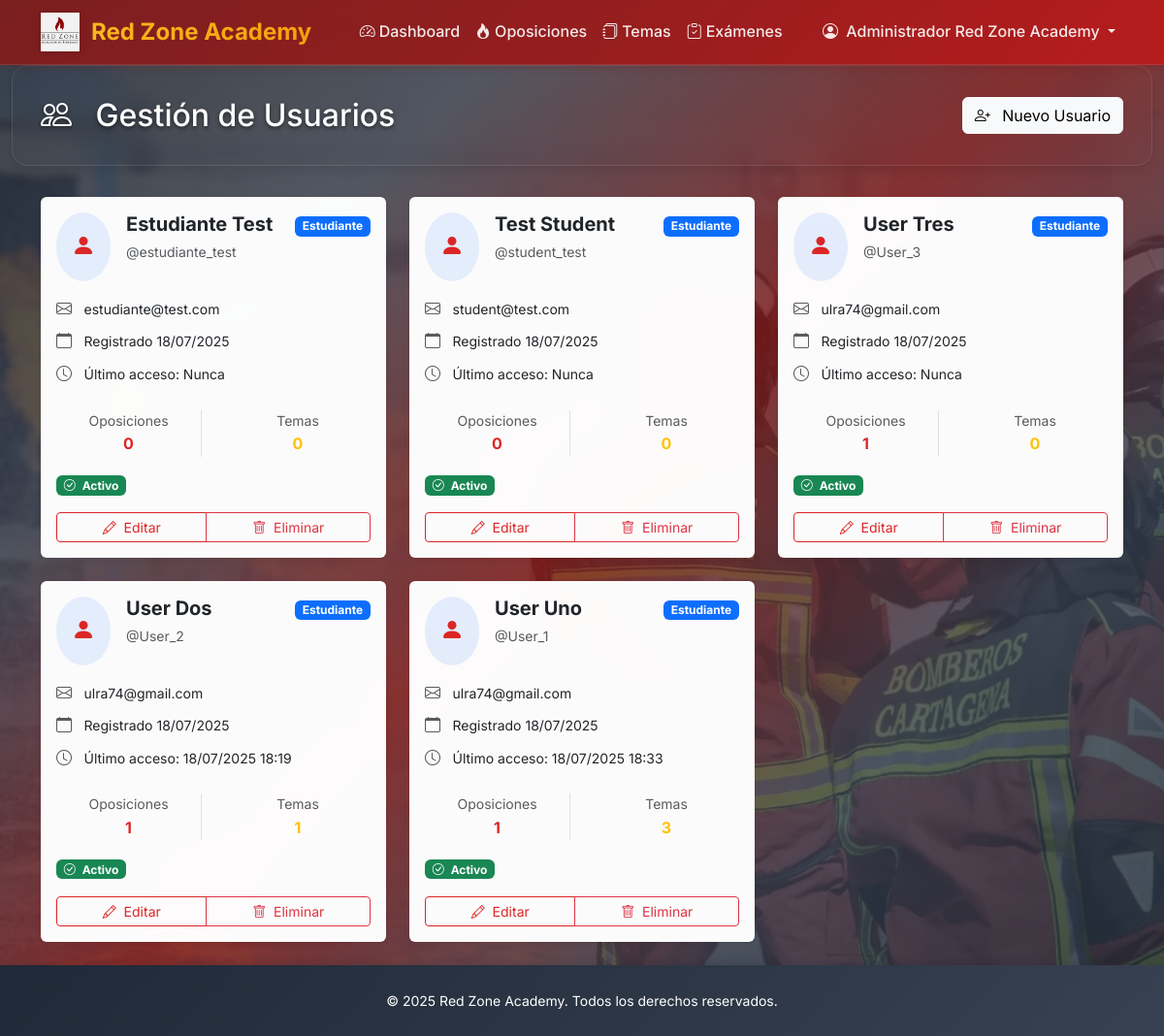
Page /dashboard/admin/users/ (signed in) on the earlier database version.
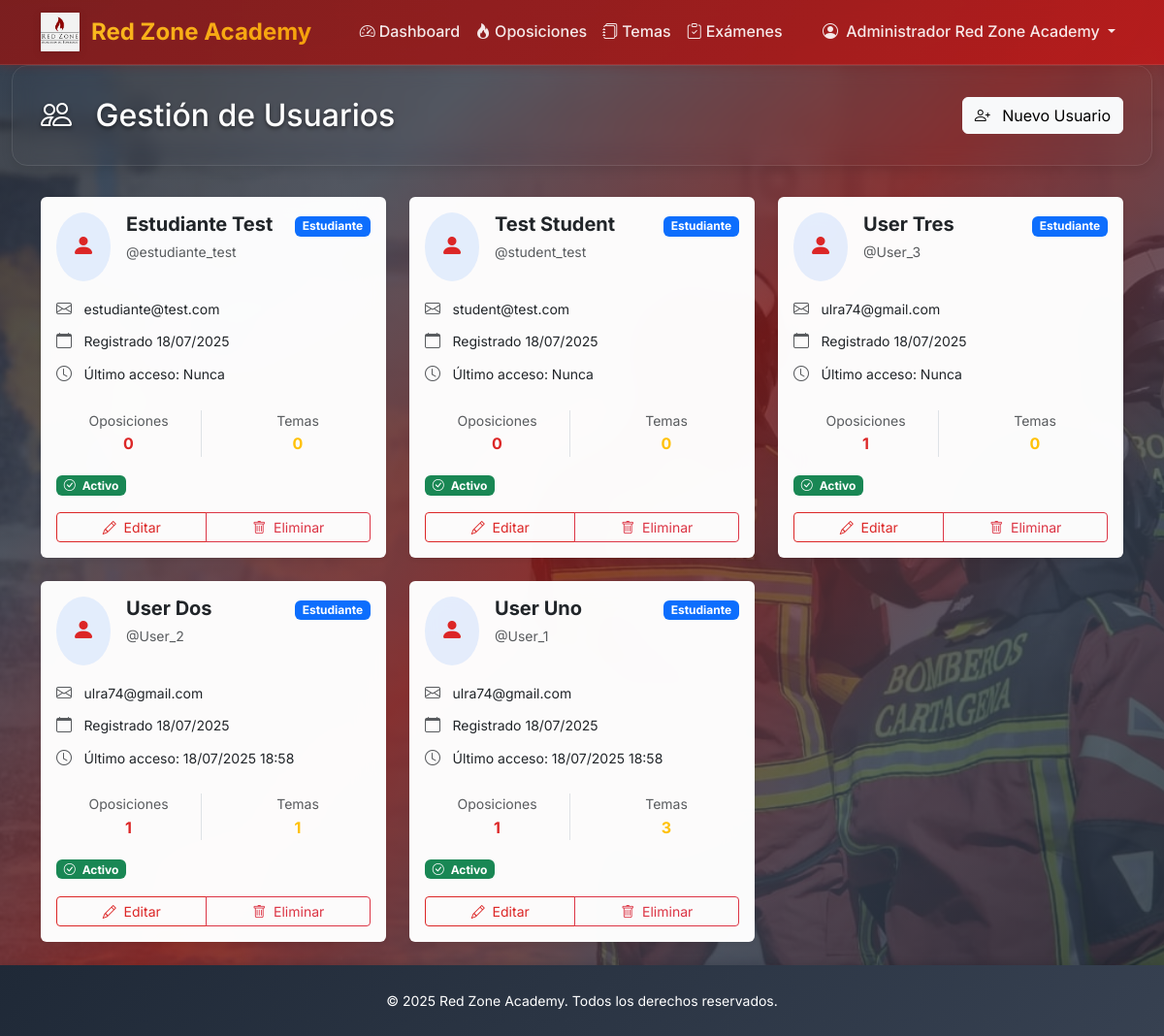
Same page on the later database version.
### accounts/models.py (models this page shows, shortened)
class CustomUser(AbstractUser):
    USER_TYPES = [
        ('admin', 'Administrador'),
        ('student', 'Alumno'),
    ]
    user_type = models.CharField(max_length=10, choices=USER_TYPES, default='student')
    created_at = models.DateTimeField(auto_now_add=True)
    profile_picture = models.ImageField(
        upload_to=user_profile_picture_path,
        blank=True,
        null=True,
        help_text="Imagen de perfil del usuario"
    )
    def is_admin(self):
        return self.user_type == 'admin'
    def is_student(self):
        return self.user_type == 'student'

### core/views.py (the view)
# urls.py: path('admin/users/', views.AdminUserListView.as_view(), name='admin_user_list'),
class AdminUserListView(AdminRequiredMixin, ListView):
    model = CustomUser
    template_name = 'core/admin/user_list.html'
    context_object_name = 'users'
    paginate_by = 20
    def get_queryset(self):
        return CustomUser.objects.filter(user_type='student').order_by('-date_joined')
    def get_context_data(self, **kwargs):
        context = super().get_context_data(**kwargs)
        context['title'] = 'Gestión de Usuarios'
        return context

### core/views.py (called while the page is built)
    def test_func(self):
        return self.request.user.is_authenticated and self.request.user.is_admin()

### templates/core/admin/user_list.html (shortened to what the changed rows need)
{% extends 'base.html' %}
{% load humanize %}
{% block content %}
<div class="container-fluid d-flex flex-column" style="min-height: calc(100vh - 120px);">
    <div class="page-header">
        <div class="container">
            <div class="row align-items-center">
                <div class="col">
                    <h1 class="h2 mb-0">
                        <i class="bi bi-people me-3"></i>
                        {{ title }}
                    </h1>
                </div>
            </div>
        </div>
    </div>
    <div class="container flex-grow-1">
        {% if users %}
            <div class="row">
                {% for user in users %}
                    <div class="col-lg-4 col-md-6 mb-4">
                        <div class="card border-0 shadow-sm h-100 user-card">
                            <div class="card-body d-flex flex-column">
                                <div class="d-flex align-items-start mb-3">
                                    <div class="bg-primary bg-opacity-10 rounded-circle p-3 me-3">
                                        {% if user.user_type == 'admin' %}
                                            <i class="bi bi-shield-fill-check text-danger fs-4"></i>
                                        {% else %}
                                            <i class="bi bi-person-fill text-primary fs-4"></i>
                                        {% endif %}
                                    </div>
                                    <div class="flex-grow-1">
                                        <h5 class="card-title mb-1 fw-bold">
                                            {{ user.get_full_name|default:user.username }}
                                        </h5>
                                        <small class="text-muted">@{{ user.username }}</small>
                                    </div>
                                    <div>
                                        {% if user.user_type == 'admin' %}
                                            <span class="badge bg-danger">Admin</span>
                                        {% else %}
                                            <span class="badge bg-primary">Estudiante</span>
                                        {% endif %}
                                    </div>
                                </div>
                                <div class="mb-3 flex-grow-1">
                                    <div class="mb-2">
                                        <i class="bi bi-envelope text-muted me-2"></i>
                                        <small>{{ user.email|default:"Sin email" }}</small>
                                    </div>
                                    <div class="mb-2">
                                        <i class="bi bi-calendar text-muted me-2"></i>
                                        <small>Registrado {{ user.date_joined|date:"d/m/Y" }}</small>
                                    </div>
                                    <div class="mb-2">
                                        <i class="bi bi-clock text-muted me-2"></i>
                                        <small>Último acceso: {{ user.last_login|date:"d/m/Y H:i"|default:"Nunca" }}</small>
                                    </div>
                                </div>
                                {% if user.user_type == 'student' %}
                                <div class="mb-3">
                                    <div class="row text-center">
                                        <div class="col-6">
                                            <div class="border-end">
                                                <small class="text-muted d-block">Oposiciones</small>
                                                <span class="fw-bold text-primary">
                                                    {{ user.oposiciones_acceso.count }}
                                                </span>
                                            </div>
                                        </div>
                                        <div class="col-6">
                                            <small class="text-muted d-block">Temas</small>
                                            <span class="fw-bold text-warning">
                                                {{ user.temas_acceso.count }}
                                            </span>
                                        </div>
                                    </div>
                                </div>
                                {% endif %}
                                <div class="mb-3">
                                    {% if user.is_active %}
                                        <span class="badge bg-success">
                                            <i class="bi bi-check-circle me-1"></i>
                                            Activo
                                        </span>
                                    {% else %}
                                        <span class="badge bg-secondary">
                                            <i class="bi bi-x-circle me-1"></i>
                                            Inactivo
                                        </span>
                                    {% endif %}
                                </div>
                                <div class="d-grid gap-2">
                                    <div class="btn-group" role="group">
                                        <a href="{% url 'core:admin_user_update' user.pk %}"
                                           class="btn btn-outline-primary btn-sm">
                                            <i class="bi bi-pencil me-1"></i>
                                            Editar
                                        </a>
                                        {% if user != request.user %}
                                            <a href="{% url 'core:admin_user_delete' user.pk %}"
                                               class="btn btn-outline-danger btn-sm"
                                               onclick="return confirm('¿Estás seguro de que quieres eliminar este usuario?')">
                                                <i class="bi bi-trash me-1"></i>
                                                Eliminar
                                            </a>
                                        {% else %}
                                            <span class="btn btn-outline-secondary btn-sm disabled">
                                                <i class="bi bi-shield me-1"></i>
                                                Tu cuenta
                                            </span>
                                        {% endif %}
                                    </div>
                                </div>
                            </div>
                        </div>
                    </div>
                {% endfor %}
            </div>
        {% endif %}
    </div>
</div>
{% endblock %}

Differences in the rows shown:
changed CustomUser "User Dos": last_login "18/07/2025 18:19" → "18/07/2025 18:58"
changed CustomUser "User Uno": last_login "18/07/2025 18:33" → "18/07/2025 18:58"
